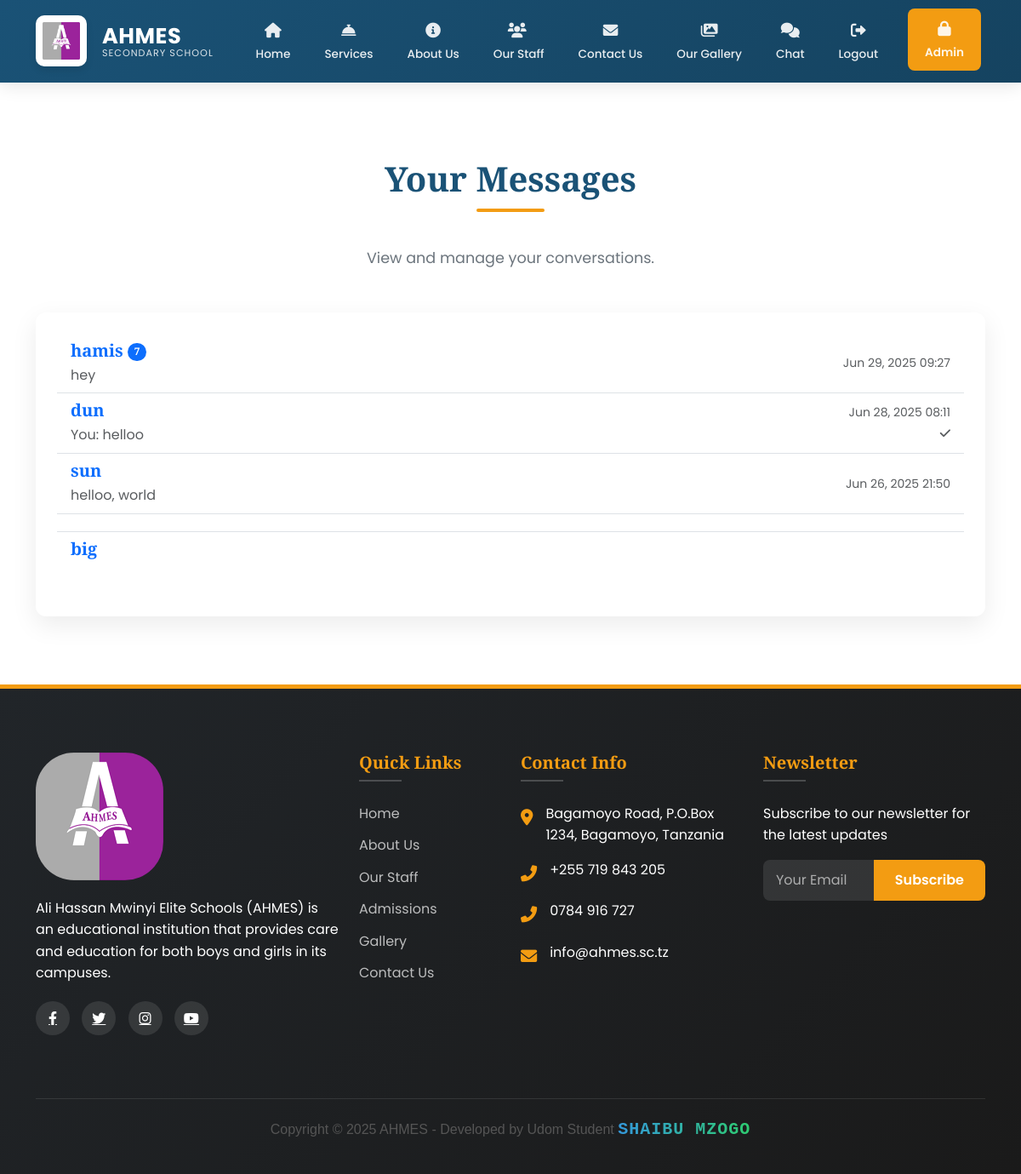
Screenshot of /inbox/ (signed in) with the database file from the repository.
### main/models.py (models this page shows, shortened)
class Conversation(models.Model):
    participants = models.ManyToManyField(User, related_name='conversations')
    created_at = models.DateTimeField(auto_now_add=True)
    updated_at = models.DateTimeField(auto_now=True)
    class Meta:
        ordering = ['-updated_at']

class User(AbstractUser):
    is_admin = models.BooleanField(default=False)
    is_staff_member = models.BooleanField(default=False)
    last_activity = models.DateTimeField(null=True, blank=True)
    groups = models.ManyToManyField(
        Group,
        verbose_name=_('groups'),
        blank=True,
        help_text=_(
            'The groups this user belongs to. A user will get all permissions '
            'granted to each of their groups.'
        ),
        related_name="custom_user_set",
        related_query_name="user",
    )
    user_permissions = models.ManyToManyField(
        Permission,
        verbose_name=_('user permissions'),
        blank=True,
        help_text=_('Specific permissions for this user.'),
        related_name="custom_user_set",
        related_query_name="user",
    )
    class Meta:
        swappable = 'AUTH_USER_MODEL'
        db_table = 'auth_user'

class Message(models.Model):
    conversation = models.ForeignKey(Conversation, on_delete=models.CASCADE, related_name='messages')
    sender = models.ForeignKey(User, on_delete=models.CASCADE)
    content = models.TextField(blank=True)
    file = models.FileField(
        upload_to='chat_files/',
        null=True,
        blank=True,
        validators=[FileExtensionValidator(allowed_extensions=[
            'jpg', 'jpeg', 'png', 'gif', 'pdf', 'doc', 'docx',
            'xls', 'xlsx', 'ppt', 'pptx', 'txt', 'mp3', 'mp4'
        ])]
    )
    timestamp = models.DateTimeField(auto_now_add=True)
    is_read = models.BooleanField(default=False)
    read_at = models.DateTimeField(null=True, blank=True)
    class Meta:
        ordering = ['timestamp']

### main/views.py (the view)
# urls.py: path('inbox/', inbox, name='inbox'),
@login_required
def inbox(request):
    conversations = Conversation.objects.filter(
        participants=request.user
    ).prefetch_related(
        'participants',
        'messages',
        'messages__sender'
    ).annotate(
        last_message_time=Max('messages__timestamp')
    ).order_by('-last_message_time')
    conversations_with_other = []
    for conversation in conversations:
        other_user = conversation.participants.exclude(id=request.user.id).first()
        last_message = conversation.messages.order_by('-timestamp').first()
        unread_count = conversation.messages.filter(
            is_read=False
        ).exclude(
            sender=request.user
        ).count()
        conversations_with_other.append({
            'conversation': conversation,
            'other_user': other_user,
            'last_message': last_message,
            'unread_count': unread_count
        })
    return render(request, 'chat/inbox.html', {
        'conversations_with_other': conversations_with_other
    })

### main/context_processors.py (called while the page is built)
def admin_counts(request):
    if request.user.is_authenticated and request.user.is_admin:
        return {
            'pending_comments': Comment.objects.filter(is_approved=False).count(),
            'gallery_count': Gallery.objects.count(),
        }
    return {}

### main/templates/chat/inbox.html (shortened to what this page needs)
{% extends 'main/base.html' %}
{% block content %}
<section class="section">
  <div class="container">
    <h2 class="section-title">Your Messages</h2>
    <p class="section-subtitle">View and manage your conversations.</p>
    <div class="row">
      <div class="col-12">
        <div class="card" data-aos="fade-up">
          <div class="card-body">
            <div id="conversationsList">
              {% if conversations_with_other %}
                <ul class="list-group list-group-flush" id="conversationsContainer">
                  {% for item in conversations_with_other %}
                    <li class="list-group-item conversation-item" data-conversation-id="{{ item.conversation.id }}">
                      <a href="{% url 'chat' item.conversation.id %}" class="text-decoration-none">
                        <div class="d-flex justify-content-between align-items-center">
                          <div>
                            <h5 class="mb-1">
                              {{ item.other_user.username }}
                              {% if item.unread_count > 0 %}
                                <span class="badge bg-primary rounded-pill unread-count">{{ item.unread_count }}</span>
                              {% endif %}
                            </h5>
                            {% if item.last_message %}
                              <p class="mb-0 text-muted last-message">
                                {% if item.last_message.sender == request.user %}You: {% endif %}
                                {{ item.last_message.content|truncatechars:50 }}
                              </p>
                            {% endif %}
                          </div>
                          <div class="text-end">
                            {% if item.last_message %}
                              <small class="text-muted d-block message-time">
                                {{ item.last_message.timestamp|date:"M d, Y H:i" }}
                              </small>
                              {% if item.last_message.sender == request.user %}
                                <small class="read-status">
                                  {% if item.last_message.is_read %}
                                    <i class="fas fa-check-double text-primary" title="Read"></i>
                                  {% else %}
                                    <i class="fas fa-check text-muted" title="Sent"></i>
                                  {% endif %}
                                </small>
                              {% endif %}
                            {% endif %}
                          </div>
                        </div>
                      </a>
                    </li>
                  {% endfor %}
                </ul>
              {% else %}
                <p class="text-center text-muted">No conversations yet. Start a new conversation!</p>
              {% endif %}
            </div>
          </div>
        </div>
      </div>
    </div>
  </div>
</section>
{% endblock %}
{% block extra_js %}
<link rel="stylesheet" href="https://cdnjs.cloudflare.com/ajax/libs/font-awesome/6.0.0/css/all.min.css">
{% endblock %}

### main/templates/main/base.html (style rules this page uses)
:root { --primary-color: #1a5276; --primary-dark: #154360; --secondary-color: #f39c12; --secondary-dark: #e67e22; --light-color: #f8f9fa; --dark-color: #212529; --text-color: #333; --text-light: #6c757d; --white: #ffffff; --transition: all 0.3s ease; }
body { font-family: "Poppins", sans-serif; color: var(--text-color); position: relative; padding-top: 80px; line-height: 1.6; }
h1, h2, h3, h4, h5, h6 { font-family: "Playfair Display", serif; font-weight: 600; }
.section { padding: 80px 0; position: relative; }
.section-title { color: var(--primary-color); position: relative; padding-bottom: 15px; margin-bottom: 40px; text-align: center; font-size: 2.5rem; }
.section-title::after { content: ""; position: absolute; bottom: 0; left: 50%; transform: translateX(-50%); width: 80px; height: 4px; background-color: var(--secondary-color); border-radius: 2px; }
.section-subtitle { color: var(--text-light); text-align: center; max-width: 700px; margin: 0 auto 50px; font-size: 1.1rem; }
.card { border: none; border-radius: 12px; box-shadow: 0 10px 30px rgba(0, 0, 0, 0.08); transition: var(--transition); margin-bottom: 30px; height: 100%; overflow: hidden; }
.card-body { padding: 25px; }

### main/templates/chat/inbox.html (style rules this page uses)
.unread-count { font-size: 0.75rem; vertical-align: middle; }
.message-time { white-space: nowrap; }
.last-message { white-space: nowrap; overflow: hidden; text-overflow: ellipsis; max-width: 300px; }

### rows the page displays
Conversation: other_user.username "hamis", unread_count "7", last_message.content "hey", last_message.timestamp "Jun 29, 2025 09:27"
Conversation: other_user.username "dun", shows "You:", last_message.content "helloo", last_message.timestamp "Jun 28, 2025 08:11"
Conversation: other_user.username "sun", last_message.content "helloo, world", last_message.timestamp "Jun 26, 2025 21:50"
Conversation: other_user.username "big"
